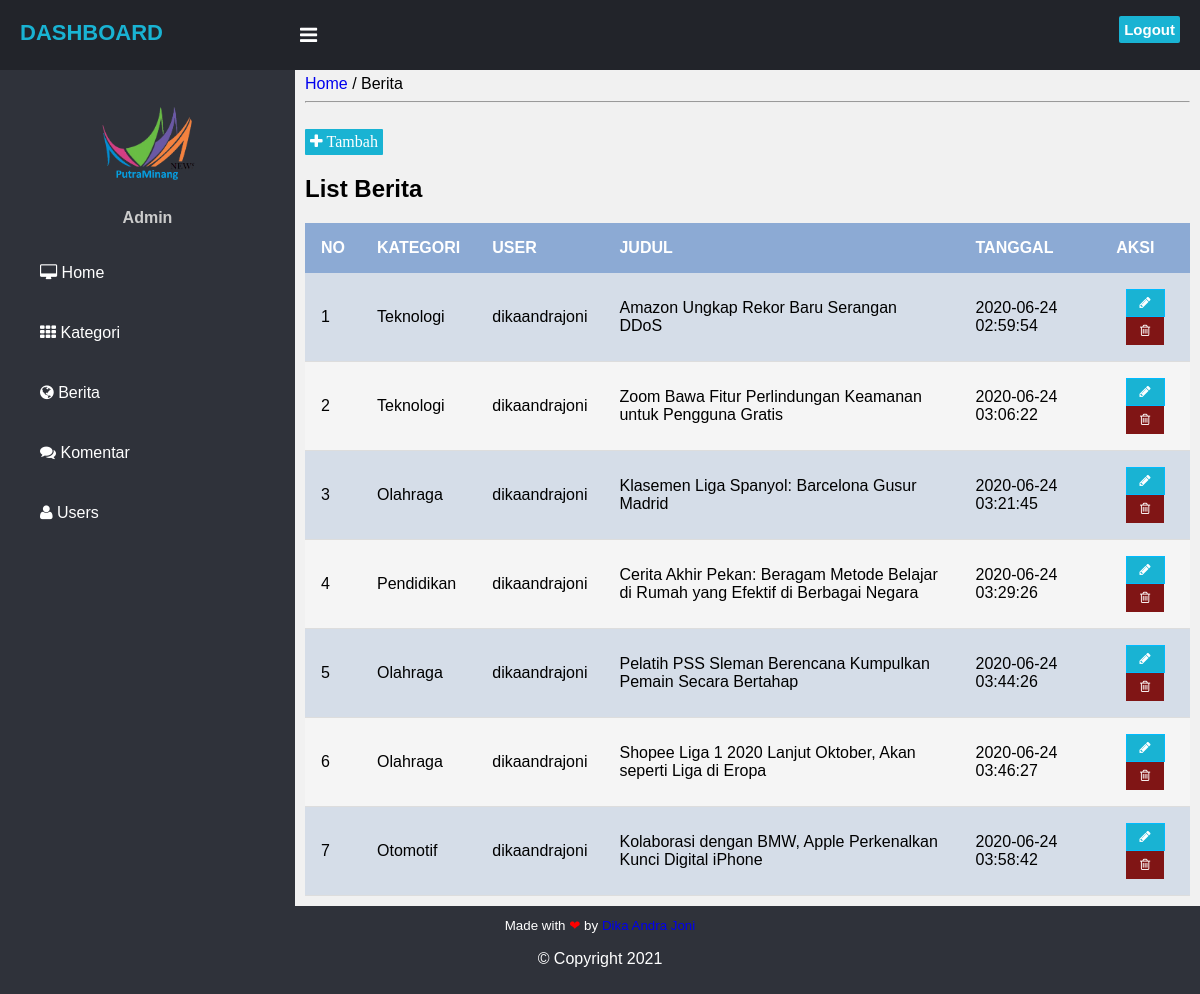
/admin/index.php?page=berita (signed in), run on the app's committed database.
### tables this page shows
CREATE TABLE `berita` (
  `id_berita` int(11) NOT NULL,
  `id_kategori` int(11) NOT NULL,
  `id_user` int(11) NOT NULL,
  `judul` varchar(100) NOT NULL,
  `isi_berita` text NOT NULL,
  `gambar` varchar(100) NOT NULL,
  `tgl_posting` timestamp NOT NULL DEFAULT CURRENT_TIMESTAMP ON UPDATE CURRENT_TIMESTAMP
);

CREATE TABLE `kategori` (
  `id` int(11) NOT NULL,
  `nama_kategori` varchar(50) NOT NULL,
  `keterangan` varchar(300) NOT NULL
);

CREATE TABLE `user` (
  `id` int(11) NOT NULL,
  `username` varchar(25) NOT NULL,
  `password` varchar(40) NOT NULL,
  `level` varchar(20) NOT NULL
);

### admin/berita.php (the view, shortened to what this page needs)
    <a href="index.php" class="a">Home</a> / Berita
<hr/>
<?php
include_once ("koneksi.php");
$aksi=isset($_GET['aksi']) ? $_GET['aksi'] : 'list';
switch ($aksi) {
	case 'list' :
?>
<br>
<a href=?page=berita&aksi=entri class="btn a fa fa-plus"> Tambah</a><br>
<h2>List Berita</h2>
<table class="table-striping">
	<thead>
	<tr>
		<th>No</th>
		<th>Kategori</th>
		<th>User</th>
		<th>Judul</th>
		<th>Tanggal</th>
		<th>Aksi</th>
	</tr>
	</thead>
	<?php
	$no=1;
	$tampil=mysqli_query($koneksi,"SELECT * FROM berita order by id_berita ASC");
	while ($data=mysqli_fetch_array($tampil)) {
		$kategori=mysqli_query($koneksi,"SELECT * FROM kategori WHERE id=$data[id_kategori]");
		$user=mysqli_query($koneksi,"SELECT * FROM user WHERE id=$data[id_user]");
		$u=mysqli_fetch_array($user);
		$k=mysqli_fetch_array($kategori);
	?>
	<tr>
		<td><?php echo $no; ?></td>
		<td><?php echo $k['nama_kategori']; ?></td>
		<td><?php echo $u['username']; ?></td>
		<td><?php echo $data['judul']; ?></td>
		<td><?php echo $data['tgl_posting']; ?></td>
		<td align="center"><a href=?page=berita&aksi=edit&id=<?php echo $data['id_berita']; ?> class="btn-edit fa fa-pencil"></a>
			<a href="aksi_berita.php?page=berita&proses=hapus&id=<?php echo $data['id_berita']; ?>"
				onclick="return confirm('Yakin akan menghapus data ?');" class="btn-hapus fa fa-trash-o"></td> </a>
	</tr>
	<?php
		$no++;
	}
	?>
	</table>
<?php
	break;
?>
<?php
}
?>

### css/style.css (style rules this page uses)
:root { --page-header-bgColor: #242e42; --page-header-bgColor-hover: #1d2636; --page-header-txtColor: #dde9f8; --page-header-headingColor: #7889a4; --page-header-width: 220px; --page-content-bgColor: #ffffff; --page-content-txtColor: #171616; --page-content-blockColor: #fff; --white: #fff; --black: #333; --blue: #00b9eb; --red: #ec1848; --border-radius: 4px; --box-shadow: 0 0 10px -2px rgba(0, 0, 0, 0.075); }
body { margin: 0; padding: 0; font-family: Arial, Helvetica, sans-serif; }
.btn { padding: 5px; background: #19B3D3; text-decoration: none; border-radius: 1px; font-size: 16px; font-weight: 600; color: #fff; transition: 0.5s; transition-property: background; }
.a { text-decoration:none; }
.btn-hapus { border: 1px solid #801515; background-color: #801515; color: #FFFFFF; font-size: 13px; padding: 0.5em 1em 0.5em 1em; text-decoration:none; }
.btn-edit { border: 1px solid #0bf; background-color: #19B3D3; color: #FFFFFF; font-size: 13px; padding: 0.5em 1em 0.5em 1em; text-decoration:none; }
.table-striping { width: 100%; border-collapse: collapse; }
.table-striping th { background: #8CAAD4; color: #FFFFFF; padding: 1em; text-align: left; text-transform: uppercase; }
.table-striping td { border-bottom: 1px solid #ddd; padding: 1em; }
.table-striping tr:nth-child(even) { background: #F5F5F5; }
.table-striping tr:nth-child(odd) { background: #D5DDE8; }

### data on the page
berita: id_kategori.nama_kategori "Teknologi", id_user.username "dikaandrajoni", judul "Amazon Ungkap Rekor Baru Serangan DDoS", tgl_posting "2020-06-24 02:59:54"
berita: id_kategori.nama_kategori "Teknologi", id_user.username "dikaandrajoni", judul "Zoom Bawa Fitur Perlindungan Keamanan untuk Pengguna Gratis", tgl_posting "2020-06-24 03:06:22"
berita: id_kategori.nama_kategori "Olahraga", id_user.username "dikaandrajoni", judul "Klasemen Liga Spanyol: Barcelona Gusur Madrid", tgl_posting "2020-06-24 03:21:45"
berita: id_kategori.nama_kategori "Pendidikan", id_user.username "dikaandrajoni", judul "Cerita Akhir Pekan: Beragam Metode Belajar di Rumah yang Efektif di Berbagai Negara", tgl_posting "2020-06-24 03:29:26"
berita: id_kategori.nama_kategori "Olahraga", id_user.username "dikaandrajoni", judul "Pelatih PSS Sleman Berencana Kumpulkan Pemain Secara Bertahap", tgl_posting "2020-06-24 03:44:26"
berita: id_kategori.nama_kategori "Olahraga", id_user.username "dikaandrajoni", judul "Shopee Liga 1 2020 Lanjut Oktober, Akan seperti Liga di Eropa", tgl_posting "2020-06-24 03:46:27"
berita: id_kategori.nama_kategori "Otomotif", id_user.username "dikaandrajoni", judul "Kolaborasi dengan BMW, Apple Perkenalkan Kunci Digital iPhone", tgl_posting "2020-06-24 03:58:42"
